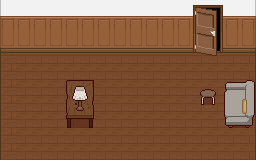

This game map was drawn from its Tiled (.tmx) file and the tilesets committed beside it. A one-line description and the trimmed map source follow:
An orthogonal 16x10 tile map with 16x16 px tiles, 5 tile layers (Piso, Pared, Puerta, Muebles, ...), 8 tilesets and 27 objects (PuertaAlPasillo, Escritorio, Libro, Caja fuerte, desdePasillo).

<map version="1.10" tiledversion="1.12.2" orientation="orthogonal" renderorder="right-down" width="16" height="10" tilewidth="16" tileheight="16" infinite="0" nextlayerid="15" nextobjectid="89">
 <editorsettings>
  <export target="Oficina.json" format="json" />
 </editorsettings>
 <tileset firstgid="1" name="PisosYParedes" tilewidth="16" tileheight="16" tilecount="224" columns="14">
  <image source="../../tiles/interior/floorswalls.png" width="224" height="256" />
 </tileset>
 <tileset firstgid="225" name="Puerta" tilewidth="16" tileheight="16" tilecount="736" columns="46">
  <image source="../../tiles/interior/doorswindowsstairs.png" width="736" height="256" />
 </tileset>
 <tileset firstgid="961" name="Librerias" tilewidth="16" tileheight="16" tilecount="1175" columns="47">
  <image source="../../tiles/interior/librerias.png" width="752" height="405" />
 </tileset>
 <tileset firstgid="2136" name="Living" tilewidth="16" tileheight="16" tilecount="1014" columns="39">
  <image source="../../tiles/interior/livingroom.png" width="624" height="416" />
 </tileset>
 <tileset firstgid="3150" name="Decoraciones" tilewidth="16" tileheight="16" tilecount="120" columns="12">
  <image source="../../tiles/interior/decorations.png" width="192" height="160" />
 </tileset>
 <tileset firstgid="3270" name="LibreriasObj" tilewidth="48" tileheight="48" spacing="16" tilecount="42" columns="7">
  <image source="../../tiles/interior/libreriasObj.png" width="434" height="368" />
 </tileset>
 <tileset firstgid="3312" name="DecoracionesObjetos" tilewidth="16" tileheight="48" tilecount="10" columns="5">
  <image source="../../tiles/interior/decoracionesPlantas.png" width="80" height="96" />
 </tileset>
 <tileset firstgid="3322" name="sillaVieja" tilewidth="20" tileheight="34" tilecount="1" columns="1">
  <grid orientation="orthogonal" width="16" height="32" />
  <image source="../../tiles/interior/sillaVieja.png" width="20" height="34" />
 </tileset>
 <layer id="1" name="Piso" width="16" height="10">
  <data>[160 cells, 112 non-empty, 6 distinct tile ids]</data>
 </layer>
 <layer id="2" name="Pared" width="16" height="10">
  <data>[160 cells, 54 non-empty, 15 distinct tile ids]</data>
 </layer>
 <layer id="3" name="Puerta" width="16" height="10" offsetx="0" offsety="5.12">
  <data>[160 cells, 8 non-empty, 8 distinct tile ids]</data>
 </layer>
 <layer id="4" name="Muebles" width="16" height="10">
  <data>[160 cells, 10 non-empty, 10 distinct tile ids]</data>
 </layer>
 <objectgroup id="12" name="Muebles">
  <object id="49" gid="3270" x="16" y="64" width="48" height="48" />
  <object id="50" gid="3271" x="64" y="64" width="48" height="48" />
  <object id="51" gid="3275" x="112" y="64" width="48" height="48" />
  <object id="53" gid="3279" x="208" y="160" width="48" height="48" />
  <object id="54" gid="3281" x="160" y="160" width="48" height="48" />
  <object id="55" gid="3272" x="0" y="144" width="48" height="48" />
  <object id="56" gid="3272" x="0" y="96" width="48" height="48" />
  <object id="58" gid="3312" x="240" y="64" width="16" height="48" />
  <object id="59" gid="3312" x="0" y="160" width="16" height="48" />
  <object id="60" gid="3317" x="144" y="160" width="16" height="48" />
  <object id="61" gid="3321" x="160" y="64" width="16" height="48" />
  <object id="81" gid="3322" x="47.3333" y="113.667" width="20" height="34" />
 </objectgroup>
 <objectgroup id="6" name="Colisiones">
  <object id="1" x="0.808421" y="0.538947" width="256" height="51.4695" />
  <object id="20" x="241.973" y="56.8168" width="12.8351" height="3.38173" />
  <object id="21" x="15.0905" y="52.5474" width="157.4" height="10.1762" />
  <object id="22" x="0.269474" y="125.994" width="13.6295" height="27.945" />
  <object id="26" x="66.7375" y="81.9699" width="26.3088" height="44.8884" />
  <object id="27" x="147.105" y="154.065" width="10.6933" height="5.46351" />
  <object id="29" x="159.528" y="147.909" width="95.9326" height="12.1579" />
  <object id="32" x="201.027" y="90.132" width="14.5516" height="14.1544" />
  <object id="34" x="224.472" y="80.5726" width="30.1811" height="45.6701" />
  <object id="57" x="0.666667" y="80.3333" width="14" height="16.3333" />
 </objectgroup>
 <objectgroup id="8" name="Transiciones">
  <object id="39" name="PuertaAlPasillo" x="192.404" y="5.92842" width="30.9895" height="50.3916">
   <properties>
    <property name="goTo" value="Pasillo" />
    <property name="prompt" value="[ F ] SALIR AL PASILLO" />
    <property name="spawn" value="desdeOficina" />
   </properties>
  </object>
 </objectgroup>
 <objectgroup id="9" name="Interactivos">
  <object id="41" name="Escritorio" x="70.75" y="84.5" width="9.75" height="9.75">
   <properties>
    <property name="dialogo" value="Que buena mesa che | me la llevo pa casa" />
    <property name="interactionId" value="escritorio_oficina" />
    <property name="prompt" value="Inspeccionar" />
    <property name="tipo" value="inspeccionar" />
   </properties>
  </object>
  <object id="42" name="Libro" x="33.5" y="31.25" width="2" height="6.75">
   <properties>
    <property name="dialogo" value="Un libro muy pesado | Un momento... | ...una nota entre las páginas |Parece importante." />
    <property name="effects_clues" value="libro_oficina" />
    <property name="effects_flags" value="puerta_abierta" />
    <property name="interactionId" value="libro_oficina" />
    <property name="prompt" value="Tomar libro" />
    <property name="tipo" value="recoger" />
   </properties>
  </object>
  <object id="43" name="Caja fuerte" x="89.25" y="49" width="10.25" height="6.75">
   <properties>
    <property name="dialogo" value="La nota tiene algo que ver con esta caja fuerte" />
    <property name="dialogoLocked" value="No sé cómo abrirla." />
    <property name="effects_flags" value="caja_fuerte_abierta" />
    <property name="interactionId" value="caja_fuerte" />
    <property name="requirements_clues" value="libro_oficina" />
    <property name="tipo" value="usar" />
   </properties>
  </object>
 </objectgroup>
 <objectgroup id="7" name="Spawn">
  <object id="48" name="desdePasillo" x="227.667" y="45">
   <point />
  </object>
 </objectgroup>
 <layer id="14" name="Decoraciones" width="16" height="10">
  <data>[160 cells, 4 non-empty, 4 distinct tile ids]</data>
 </layer>
</map>
